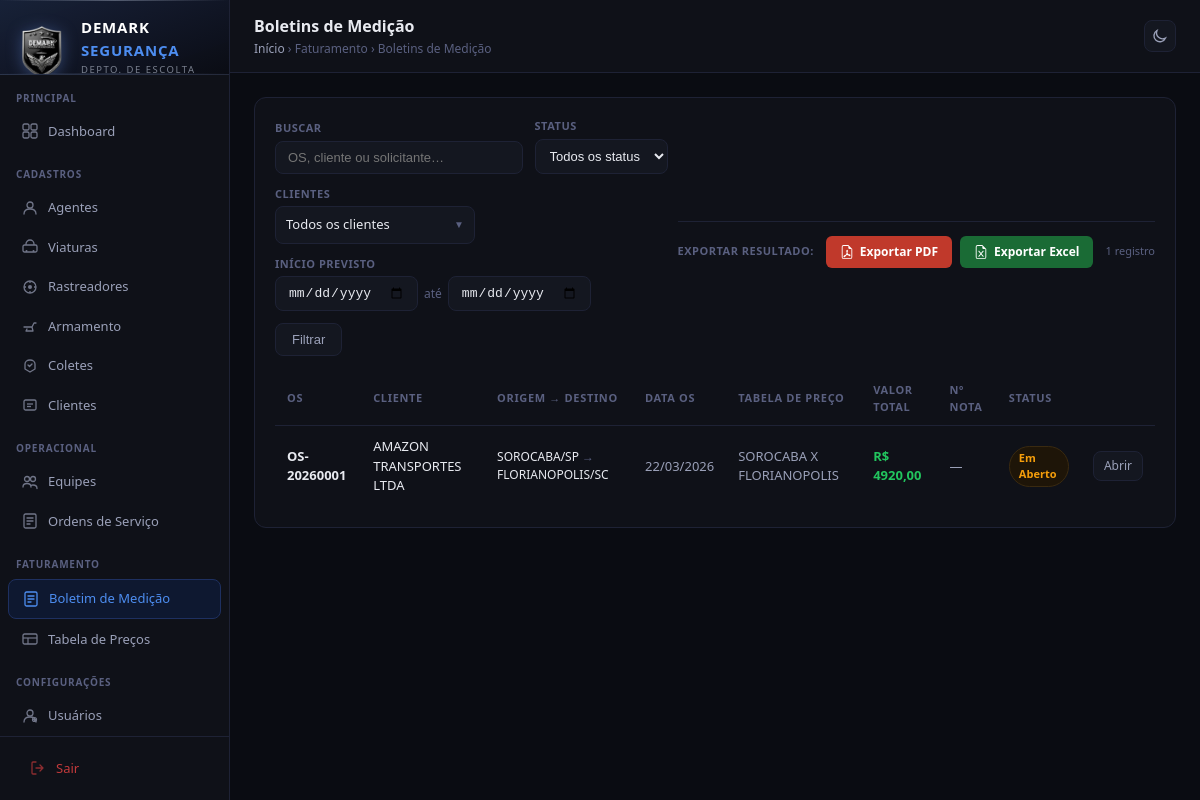
The app's page /faturamento/boletim/ (signed in) with its own data.
### cadastros/models.py (models this page shows, shortened)
class BoletimMedicao(models.Model):
    STATUS_CHOICES = [
        ('aberto', 'Em Aberto'),
        ('faturado', 'Faturado'),
        ('cancelado', 'Cancelado'),
    ]
    os              = models.OneToOneField('OrdemServico', on_delete=models.PROTECT,
                                            related_name='boletim', verbose_name='OS')
    tabela_preco    = models.ForeignKey('TabelaPreco', on_delete=models.PROTECT,
                                         null=True, blank=True,
                                         related_name='boletins', verbose_name='Tabela de Preço')
    status          = models.CharField(max_length=15, choices=STATUS_CHOICES, default='aberto', verbose_name='Status')
    horas_realizadas      = models.CharField(max_length=6, default='00:00', verbose_name='Horas Realizadas')
    km_realizado          = models.PositiveIntegerField(default=0, verbose_name='KM Realizado')
    horas_excedentes      = models.CharField(max_length=6, default='00:00', verbose_name='Horas Excedentes')
    km_excedente          = models.PositiveIntegerField(default=0, verbose_name='KM Excedente')
    valor_escolta         = models.DecimalField(max_digits=10, decimal_places=2, default=0, verbose_name='Valor Escolta (R$)')
    valor_excedente_km    = models.DecimalField(max_digits=10, decimal_places=2, default=0, verbose_name='Valor Excedente KM (R$)')
    valor_excedente_hora  = models.DecimalField(max_digits=10, decimal_places=2, default=0, verbose_name='Valor Excedente Hora (R$)')
    valor_pedagio         = models.DecimalField(max_digits=10, decimal_places=2, default=0, verbose_name='Valor Pedágio (R$)')
    acrescimo             = models.DecimalField(max_digits=10, decimal_places=2, default=0, verbose_name='Acréscimo (R$)')
    desconto              = models.DecimalField(max_digits=10, decimal_places=2, default=0, verbose_name='Desconto (R$)')
    valor_total           = models.DecimalField(max_digits=10, decimal_places=2, default=0, verbose_name='Valor Total (R$)')
    numero_nota           = models.CharField(max_length=50, blank=True, verbose_name='Nº Nota Fiscal')
    observacoes           = models.TextField(blank=True, verbose_name='Observações')
    criado_em             = models.DateTimeField(auto_now_add=True)
    atualizado_em         = models.DateTimeField(auto_now=True)
    class Meta:
        verbose_name = 'Boletim de Medição'
        verbose_name_plural = 'Boletins de Medição'
        ordering = ['-criado_em']

class OrdemServico(models.Model):
    STATUS_CHOICES = [
        ('aberta',      'Aberta'),
        ('em_viagem',   'Em Viagem'),
        ('em_operacao', 'Em Operação'),
        ('encerrando',  'Encerrando'),
        ('concluida',   'Concluída'),
        ('finalizada',  'Finalizada'),
        ('cancelada',   'Cancelada'),
    ]
    FORMA_CHOICES = [
        ('email',    'E-mail'),
        ('telefone', 'Telefone'),
        ('whatsapp', 'WhatsApp'),
    ]
    TIPO_VIAGEM_CHOICES = [
        ('urbana',         'Urbana'),
        ('rodoviaria',     'Rodoviária'),
        ('administrativa', 'Administrativa'),
    ]
    numero          = models.CharField(max_length=20, unique=True, verbose_name='Nº OS', blank=True)
    cliente         = models.ForeignKey('Cliente',  on_delete=models.PROTECT, verbose_name='Cliente')
    solicitante     = models.CharField(max_length=200, blank=True, verbose_name='Solicitante')
    forma_solicitacao = models.CharField(max_length=20, choices=FORMA_CHOICES, verbose_name='Forma de Solicitação')
    tipo_viagem     = models.CharField(max_length=20, choices=TIPO_VIAGEM_CHOICES, verbose_name='Tipo de Viagem')
    previsao_inicio = models.DateTimeField(verbose_name='Previsão de Início')
    previsao_retorno= models.DateTimeField(blank=True, null=True, verbose_name='Previsão de Retorno')
    imediata        = models.BooleanField(default=False, verbose_name='Imediata')
    cidade_origem   = models.CharField(max_length=200, verbose_name='Cidade Origem')
    uf_origem       = models.CharField(max_length=2, default='GO', verbose_name='UF Origem')
    cidade_destino  = models.CharField(max_length=200, verbose_name='Cidade Destino')
    uf_destino      = models.CharField(max_length=2, default='GO', verbose_name='UF Destino')
    equipe          = models.ForeignKey('Equipe', on_delete=models.SET_NULL, null=True, blank=True, verbose_name='Equipe')
    snap_equipe_nome     = models.CharField(max_length=100, blank=True, verbose_name='Equipe (snapshot)')
    snap_agente1_nome    = models.CharField(max_length=200, blank=True, verbose_name='Agente 1 (snapshot)')
    snap_agente1_cpf     = models.CharField(max_length=20,  blank=True)
    snap_agente1_rg      = models.CharField(max_length=20,  blank=True)
    snap_agente1_telefone= models.CharField(max_length=20,  blank=True)
    snap_agente1_cnh     = models.CharField(max_length=20,  blank=True)
    snap_agente1_cnv     = models.CharField(max_length=20,  blank=True)
    snap_agente1_foto    = models.CharField(max_length=500, blank=True)
    snap_agente2_nome    = models.CharField(max_length=200, blank=True, verbose_name='Agente 2 (snapshot)')
    snap_agente2_cpf     = models.CharField(max_length=20,  blank=True)
    snap_agente2_rg      = models.CharField(max_length=20,  blank=True)
    snap_agente2_telefone= models.CharField(max_length=20,  blank=True)
    snap_agente2_cnh     = models.CharField(max_length=20,  blank=True)
    snap_agente2_cnv     = models.CharField(max_length=20,  blank=True)
    snap_agente2_foto    = models.CharField(max_length=500, blank=True)
    snap_viatura_modelo  = models.CharField(max_length=100, blank=True)
    snap_viatura_placa   = models.CharField(max_length=20,  blank=True)
    snap_viatura_cor     = models.CharField(max_length=50,  blank=True)
    snap_viatura_frota   = models.CharField(max_length=20,  blank=True)
    snap_viatura_mct     = models.CharField(max_length=20,  blank=True)
    observacoes     = models.TextField(blank=True, verbose_name='Observações')
    status          = models.CharField(max_length=20, choices=STATUS_CHOICES, default='aberta', verbose_name='Status')
    finalizada_em   = models.DateTimeField(null=True, blank=True, verbose_name='Finalizada em')
    criado_em       = models.DateTimeField(auto_now_add=True)
    atualizado_em   = models.DateTimeField(auto_now=True)
    class Meta:
        verbose_name = 'Ordem de Serviço'
        verbose_name_plural = 'Ordens de Serviço'
        ordering = ['-criado_em']

class Cliente(models.Model):
    razao_social = models.CharField(max_length=200, verbose_name='Razao Social')
    cnpj = models.CharField(max_length=18, unique=True, verbose_name='CNPJ')
    inscricao_estadual = models.CharField(max_length=30, blank=True, verbose_name='IE / IM')
    endereco = models.CharField(max_length=300, blank=True, verbose_name='Endereco')
    cidade_uf = models.CharField(max_length=100, blank=True, verbose_name='Cidade / UF')
    cep = models.CharField(max_length=9, blank=True, verbose_name='CEP')
    criado_em = models.DateTimeField(auto_now_add=True)
    atualizado_em = models.DateTimeField(auto_now=True)
    class Meta:
        verbose_name = 'Cliente'
        verbose_name_plural = 'Clientes'
        ordering = ['razao_social']

class TabelaPreco(models.Model):
    SITUACAO_CHOICES = [('ativo', 'Ativo'), ('inativo', 'Inativo')]
    TIPO_VIAGEM_CHOICES = [
        ('urbana', 'Urbana'), ('rodoviaria', 'Rodoviária'),
        ('administrativa', 'Administrativa'), ('todas', 'Todas'),
    ]
    COBRAR_PEDAGIO_CHOICES = [('sim', 'Sim'), ('nao', 'Não')]
    cliente          = models.ForeignKey('Cliente', on_delete=models.PROTECT,
                                          related_name='tabelas_preco', verbose_name='Cliente')
    nome             = models.CharField(max_length=200, verbose_name='Nome da Tabela / Rota')
    tipo_viagem      = models.CharField(max_length=20, choices=TIPO_VIAGEM_CHOICES,
                                         default='todas', verbose_name='Tipo de Viagem')
    situacao         = models.CharField(max_length=10, choices=SITUACAO_CHOICES,
                                         default='ativo', verbose_name='Situação')
    data_inclusao    = models.DateField(auto_now_add=True, verbose_name='Inclusão')
    inicio_contrato  = models.DateField(null=True, blank=True, verbose_name='Início Contrato')
    ultimo_reajuste  = models.DateField(null=True, blank=True, verbose_name='Último Reajuste')
    proximo_reajuste = models.DateField(null=True, blank=True, verbose_name='Próximo Reajuste')
    valor_escolta    = models.DecimalField(max_digits=10, decimal_places=2, verbose_name='Valor da Escolta (R$)')
    franquia_km      = models.PositiveIntegerField(default=0, verbose_name='Franquia KM')
    franquia_horas   = models.CharField(max_length=6, default='000:00', verbose_name='Franquia Horas (HHH:MM)')
    excedente_km     = models.DecimalField(max_digits=8, decimal_places=2, default=0, verbose_name='Excedente por KM (R$)')
    excedente_hora   = models.DecimalField(max_digits=8, decimal_places=2, default=0, verbose_name='Excedente por Hora (R$)')
    cobrar_pedagio   = models.CharField(max_length=3, choices=COBRAR_PEDAGIO_CHOICES, default='sim', verbose_name='Cobrar Pedágio')
    pedagio_fixo     = models.DecimalField(max_digits=8, decimal_places=2, default=0, verbose_name='Pedágio Fixo (R$)')
    pedagio_percent  = models.DecimalField(max_digits=5, decimal_places=2, default=0, verbose_name='% Pedágio')
    criado_em        = models.DateTimeField(auto_now_add=True)
    atualizado_em    = models.DateTimeField(auto_now=True)
    class Meta:
        verbose_name = 'Tabela de Preço'
        verbose_name_plural = 'Tabelas de Preço'
        ordering = ['cliente__razao_social', 'nome']

### cadastros/views.py (the view)
# urls.py: path('faturamento/boletim/',          views.boletim_list,    name='boletim_list'),
@login_required
def boletim_list(request):
    from datetime import datetime
    q = request.GET.get('q', '')
    status_filtro = request.GET.get('status', '')
    clientes_filtro = request.GET.getlist('clientes')
    data_ini = request.GET.get('data_ini', '')
    data_fim = request.GET.get('data_fim', '')
    os_sem_boletim = OrdemServico.objects.filter(status='finalizada').exclude(boletim__isnull=False)
    for os_obj in os_sem_boletim:
        BoletimMedicao.objects.get_or_create(os=os_obj)
    boletins = BoletimMedicao.objects.select_related('os', 'os__cliente', 'os__equipe', 'tabela_preco').all()
    if q:
        boletins = boletins.filter(
            Q(os__numero__icontains=q) |
            Q(os__cliente__razao_social__icontains=q) |
            Q(os__solicitante__icontains=q)
        )
    if status_filtro:
        boletins = boletins.filter(status=status_filtro)
    if clientes_filtro:
        boletins = boletins.filter(os__cliente__id__in=clientes_filtro)
    if data_ini:
        try:
            boletins = boletins.filter(os__previsao_inicio__date__gte=datetime.strptime(data_ini, '%Y-%m-%d').date())
        except ValueError:
            pass
    if data_fim:
        try:
            boletins = boletins.filter(os__previsao_inicio__date__lte=datetime.strptime(data_fim, '%Y-%m-%d').date())
        except ValueError:
            pass
    todos_clientes = Cliente.objects.all().order_by('razao_social')
    return render(request, 'cadastros/boletim_list.html', {
        'boletins': boletins,
        'q': q,
        'status_filtro': status_filtro,
        'clientes_filtro': clientes_filtro,
        'data_ini': data_ini,
        'data_fim': data_fim,
        'todos_clientes': todos_clientes,
    })

### cadastros/templates/cadastros/boletim_list.html (shortened to what this page needs)
{% extends 'cadastros/base.html' %}
{% block page_title %}Boletins de Medição{% endblock %}
{% block breadcrumb %}<a href="{% url 'dashboard' %}">Início</a> › Faturamento › Boletins de Medição{% endblock %}
{% block content %}
<div class="card">
  <div class="search-bar">
    <form method="get" id="filterForm" style="display:flex;gap:12px;flex:1;flex-wrap:wrap;align-items:flex-end;">
      <div class="filter-group" style="flex:1;min-width:180px;">
        <label>Buscar</label>
        <input type="text" name="q" value="{{ q }}" placeholder="OS, cliente ou solicitante…" class="filter-input">
      </div>
      <div class="filter-group">
        <label>Status</label>
        <select name="status" class="filter-input">
          <option value="">Todos os status</option>
        </select>
      </div>
      <div class="filter-group">
        <label>Clientes</label>
        <div class="ms-wrapper" id="msWrapper">
          <div class="ms-trigger" id="msTrigger" tabindex="0">
            <span class="ms-trigger-label" id="msLabel">Todos os clientes</span>
            <span class="ms-trigger-arrow">▼</span>
          </div>
        </div>
      </div>
      <div class="filter-group">
        <label>Início Previsto</label>
        <div class="date-range">
          <input type="date" name="data_ini" value="{{ data_ini }}" class="filter-input" title="De">
          <span>até</span>
          <input type="date" name="data_fim" value="{{ data_fim }}" class="filter-input" title="Até">
        </div>
      </div>
      <div style="display:flex;gap:6px;align-items:flex-end;">
        <button type="submit" class="btn btn-secondary">Filtrar</button>
      </div>
    </form>
    <div style="display:flex;gap:8px;align-items:center;margin-top:14px;padding-top:14px;border-top:1px solid var(--border);">
      <span style="font-size:11px;color:var(--text3);font-weight:600;text-transform:uppercase;letter-spacing:.5px;margin-right:4px;">Exportar resultado:</span>
      {% with qs=request.GET.urlencode %}
      <a href="{% url 'boletim_export_pdf' %}?{{ qs }}"
         title="Gerar Boletim de Medição em PDF (mesmo filtro ativo)"
         style="display:inline-flex;align-items:center;gap:6px;padding:7px 14px;border-radius:6px;background:#c0392b;color:#fff;font-size:12px;font-weight:600;text-decoration:none;transition:background .15s;"
         onmouseover="this.style.background='#a93226'" onmouseout="this.style.background='#c0392b'">
        Exportar PDF
      </a>
      <a href="{% url 'boletim_export_xlsx' %}?{{ qs }}"
         title="Gerar Boletim de Medição em Excel XLSX (mesmo filtro ativo)"
         style="display:inline-flex;align-items:center;gap:6px;padding:7px 14px;border-radius:6px;background:#1a6b35;color:#fff;font-size:12px;font-weight:600;text-decoration:none;transition:background .15s;"
         onmouseover="this.style.background='#155228'" onmouseout="this.style.background='#1a6b35'">
        Exportar Excel
      </a>
      {% endwith %}
      <span style="font-size:11px;color:var(--text3);margin-left:4px;">
        {% if boletins %}{{ boletins|length }} registro{{ boletins|length|pluralize }}{% endif %}
      </span>
    </div>
  </div>
  <div class="table-wrap">
    <table>
      <thead>
        <tr>
          <th>OS</th><th>Cliente</th><th>Origem → Destino</th>
          <th>Data OS</th><th>Tabela de Preço</th>
          <th>Valor Total</th><th>Nº Nota</th><th>Status</th><th></th>
        </tr>
      </thead>
      <tbody>
        {% for b in boletins %}
        <tr>
          <td><strong>OS-{{ b.os.numero }}</strong></td>
          <td>{{ b.os.cliente.razao_social }}</td>
          <td style="font-size:12px">
            {% if b.os.cidade_origem %}
              <span>{{ b.os.cidade_origem }}/{{ b.os.uf_origem }}</span>
              <span style="color:var(--text3)"> → </span>
              <span>{{ b.os.cidade_destino }}/{{ b.os.uf_destino }}</span>
            {% else %}—{% endif %}
          </td>
          <td style="color:var(--text2)">{{ b.os.previsao_inicio|date:"d/m/Y" }}</td>
          <td style="color:var(--text2)">{{ b.tabela_preco.nome|default:"—" }}</td>
          <td style="font-weight:600;color:{% if b.valor_total > 0 %}var(--green){% else %}var(--text3){% endif %}">
            {% if b.valor_total > 0 %}R$ {{ b.valor_total|floatformat:2 }}{% else %}—{% endif %}
          </td>
          <td style="color:var(--text2)">{{ b.numero_nota|default:"—" }}</td>
          <td>
            {% if b.status == 'aberto' %}<span class="badge badge-amber">Em Aberto</span>
            {% elif b.status == 'faturado' %}<span class="badge badge-green">Faturado</span>
            {% else %}<span class="badge badge-red">Cancelado</span>{% endif %}
          </td>
          <td><a href="{% url 'boletim_detalhe' b.pk %}" class="btn btn-sm btn-secondary">Abrir</a></td>
        </tr>
        {% empty %}
        <tr>
          <td colspan="9" style="text-align:center;color:var(--text3);padding:32px">
            Nenhum boletim encontrado. OS finalizadas aparecerão aqui automaticamente.
          </td>
        </tr>
        {% endfor %}
      </tbody>
    </table>
  </div>
</div>
{% endblock %}

### records on screen
BoletimMedicao: os.numero "20260001", os.cliente.razao_social "AMAZON TRANSPORTES LTDA", os.cidade_origem "SOROCABA", os.uf_origem "SP", os.cidade_destino "FLORIANOPOLIS", os.uf_destino "SC", os.previsao_inicio "22/03/2026", tabela_preco.nome "SOROCABA X FLORIANOPOLIS", valor_total "4920,00", numero_nota "—", status "Em Aberto"

### other values on screen
{{ boletins|length }} "1"
